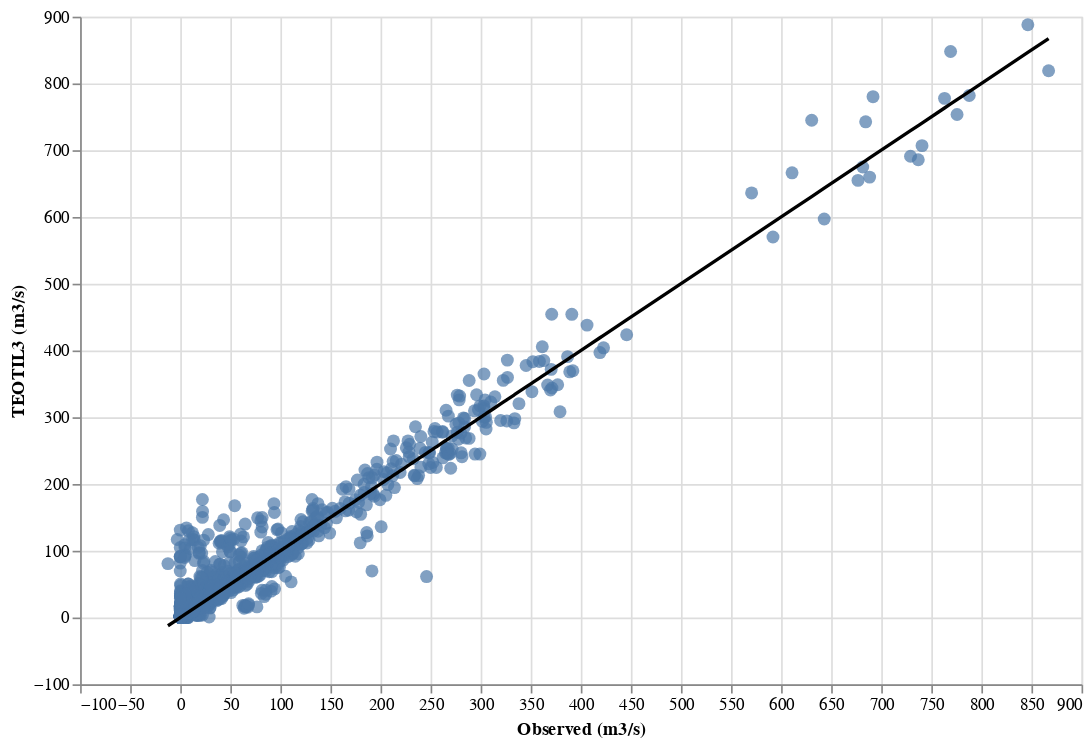

Write notebook code for a chart like this one.
### Markdown cell above
So, we have nearly 500 stations and more than 4000 annual discharge estimates in the period from 2013 to 2022. Based on the NVE data, most of these stations are monitoring small to medium catchments, typically a few hundred km2 in size. I believe these catchments will provide a good test for TEOTIL3, because simulating smaller catchments is likely to be most challenging for the model. This is because TEOTIL3 uses input data provided by NVE at vassdragsområde level (i.e. very large catchments), and I therefore expect TEOTIL3 to perform well for these (at least, as well as the NVE models). However, it may not perform so well at local scales, due to the model's simple approach for spatially distributing flows.

### Code cell
# Plot with ALtair
scatter = (
    alt.Chart(comp_df)
    .mark_circle(size=60)
    .encode(
        x=alt.X("obs_q_m3ps", title="Observed (m3/s)"),
        y=alt.Y("accum_q_m3/s", title="TEOTIL3 (m3/s)"),
        tooltip=["station_id", "station_name", "regine", "year"],
    )
    .properties(width=600, height=400)
)

line = (
    alt.Chart(comp_df).mark_line(color="black").encode(x="obs_q_m3ps", y="obs_q_m3ps")
)

chart = alt.layer(scatter, line).interactive()

chart

### Figure 1 — Vega-Lite specification as saved in the notebook (floating-point values rounded to 4 significant figures; data arrays with more than 128 entries replaced by an {"elided": "..."} marker saying what was removed)
{"config": {"view": {"continuousWidth": 300, "continuousHeight": 300}}, "layer": [{"mark": {"type": "circle", "size": 60}, "encoding": {"tooltip": [{"field": "station_id", "type": "nominal"}, {"field": "station_name", "type": "nominal"}, {"field": "regine", "type": "nominal"}, {"field": "year", "type": "quantitative"}], "x": {"field": "obs_q_m3ps", "title": "Observed (m3/s)", "type": "quantitative"}, "y": {"field": "accum_q_m3/s", "title": "TEOTIL3 (m3/s)", "type": "quantitative"}}, "name": "view_1"}, {"mark": {"type": "line", "color": "black"}, "encoding": {"x": {"field": "obs_q_m3ps", "type": "quantitative"}, "y": {"field": "obs_q_m3ps", "type": "quantitative"}}}], "data": {"name": "data-0d284f74eff868ca7427c8f5fa64cd70"}, "height": 400, "params": [{"name": "param_1", "select": {"type": "interval", "encodings": ["x", "y"]}, "bind": "scales", "views": ["view_1"]}], "width": 600, "$schema": "https://vega.github.io/schema/vega-lite/v5.8.0.json", "datasets": {"data-0d284f74eff868ca7427c8f5fa64cd70": {"elided": "4298 records"}}}
